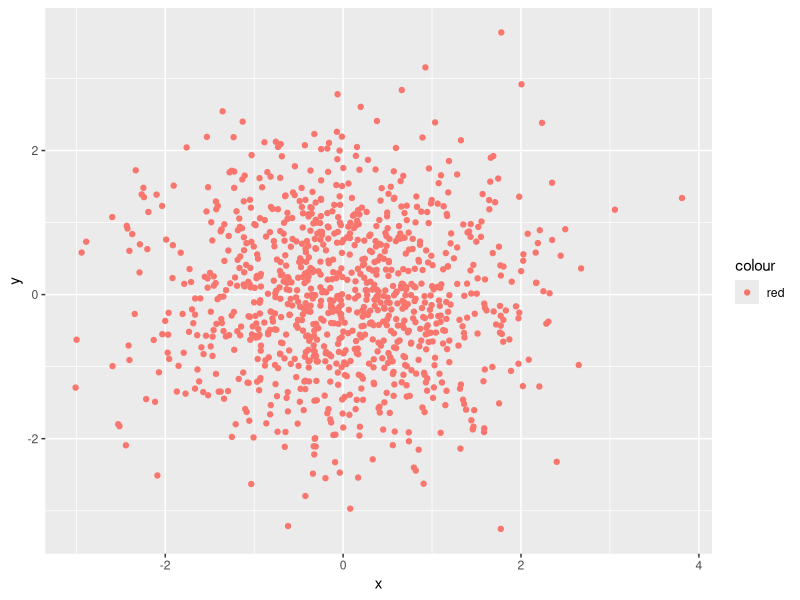
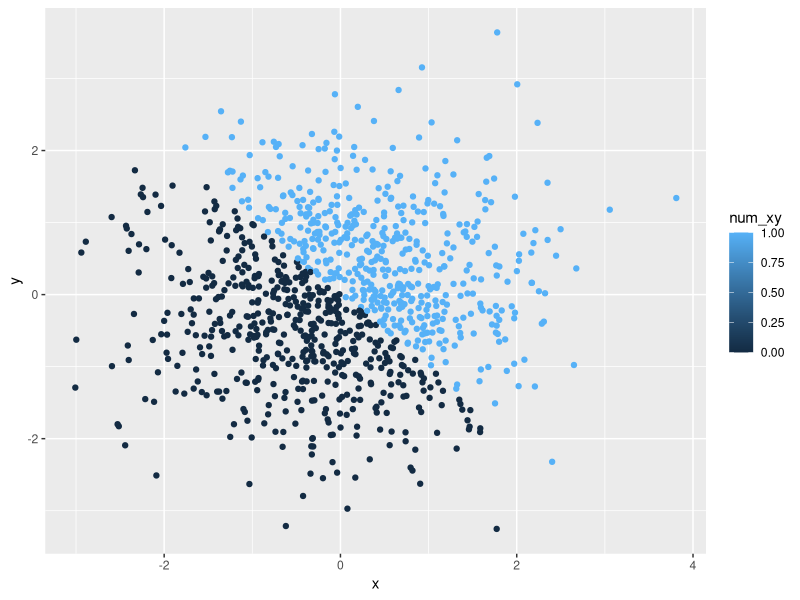
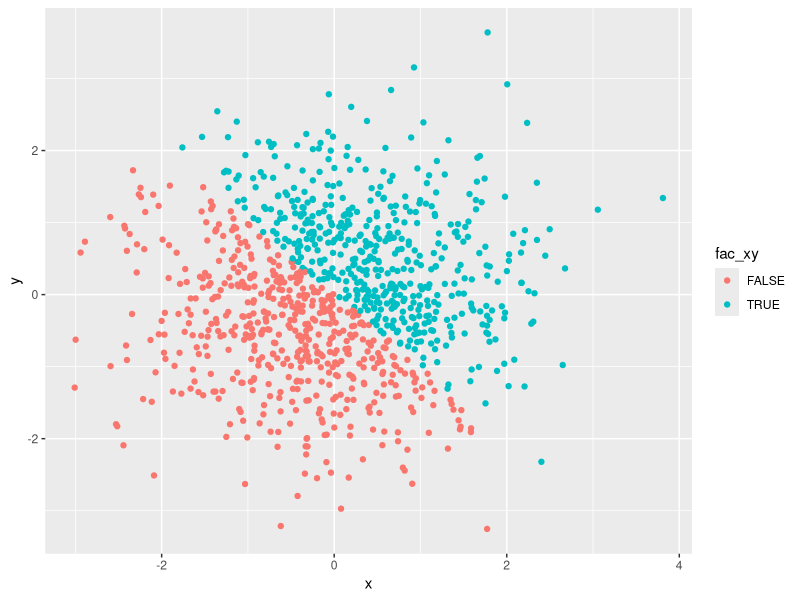

R code for these plots, in order:
## ---- chunk 1
library (tidyverse)

set.seed(1)

prob1_df = tibble(
  rand_samp = runif(10, min = 0, max = 5),
  vector_logical = rand_samp > 2,
  vector_char = c('Hi', 'my', 'name', 'is', 'Sunny', 'and', 'I', 'love', 'chicken', 'wings'),
  vector_factor = factor(c('male', 'male', 'male', 'male', 'male', 'female', 'female', 'female', 'female', 'female'))
)

## ---- chunk 2
class(prob1_df$vector_logical)
class(prob1_df$vector_char)
class(prob1_df$vector_factor)
## ---- chunk 3
data(prob1_df)
as.numeric(prob1_df[["vector_logical"]])
as.numeric(prob1_df[["vector_char"]])
as.numeric(prob1_df[["vector_factor"]])
## ---- chunk 4
as.factor(prob1_df[["vector_char"]])
as.numeric(prob1_df[["vector_char"]])

as.character(prob1_df[["vector_factor"]])
as.numeric(prob1_df[["vector_factor"]])
## ---- chunk 5
set.seed (1)

prob2_df = tibble(
  x = rnorm (1000, mean = 0, sd = 1),
  y = rnorm (1000, mean = 0, sd = 1),
  logic_xy = (x + y > 0)
  #num_xy = as.numeric(prob2_df[["logic_xy"]]),
  #fac_xy = as.factor(prob2_df[["logic_xy"]])
)

prob2_df$num_xy = as.numeric(prob2_df[["logic_xy"]])
prob2_df$fac_xy = as.factor(prob2_df[["logic_xy"]])
## ---- chunk 6
library(ggplot2)
color_xy = ggplot(prob2_df, aes(x = x, y = y, color= 'red')) + geom_point()
color_xy

## ---- chunk 7
color_numeric = ggplot(prob2_df, aes(x = x, y = y, color= num_xy)) + geom_point()
color_numeric
color_factor = ggplot(prob2_df, aes(x = x, y = y, color= fac_xy)) + geom_point()
color_factor
